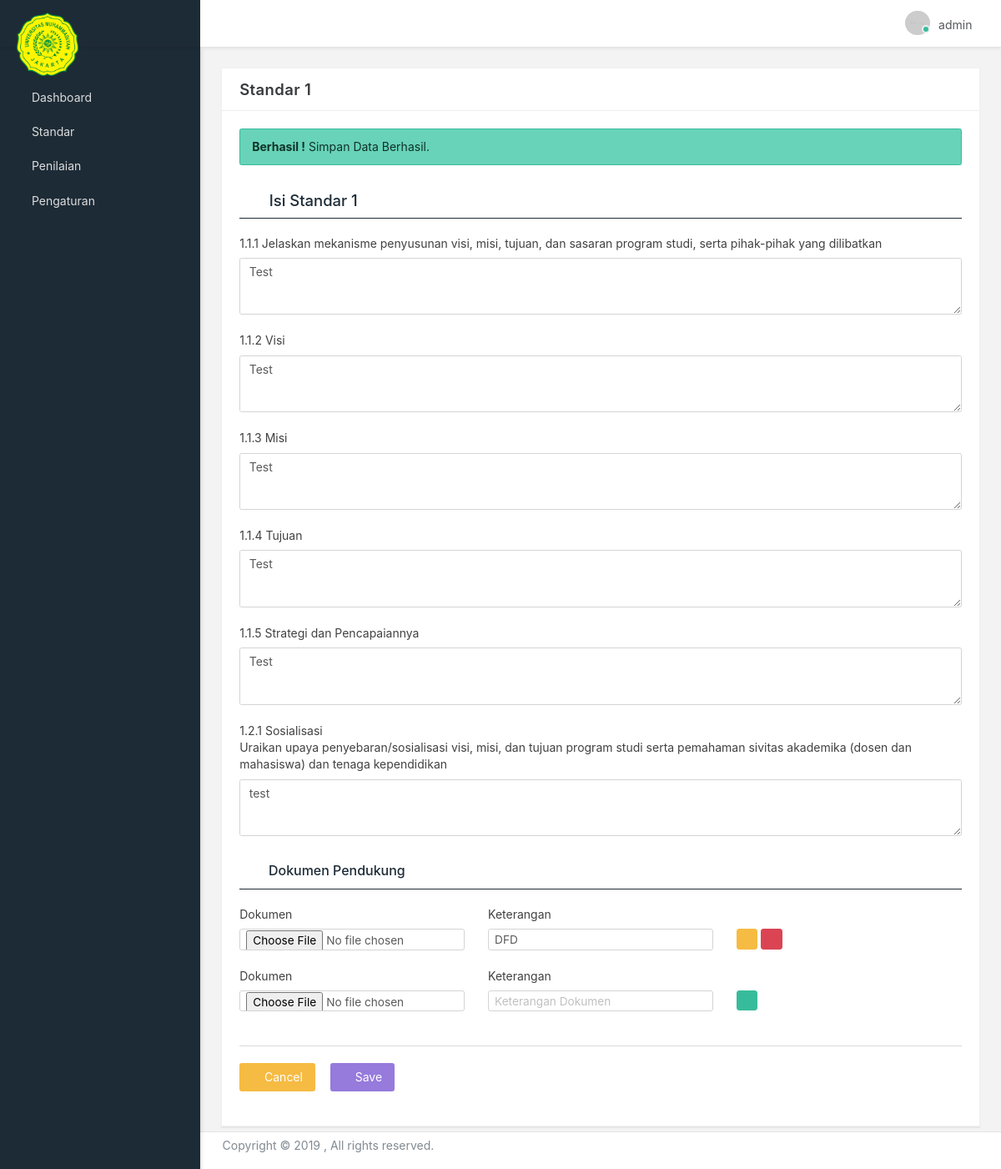
/index.php?page=isi_standar1&pesan=success (signed in), run on the app's committed database.
### tables this page shows
CREATE TABLE `standar1` (
  `id` int(11) NOT NULL AUTO_INCREMENT,
  `mekanisme_penyusunan` text,
  `visi` text,
  `misi` text,
  `tujuan` text,
  `strategi_pencapaian` text,
  `sosialisasi` text,
  PRIMARY KEY (`id`)
);

CREATE TABLE `dokumen_pendukung` (
  `id` int(11) NOT NULL AUTO_INCREMENT,
  `nama_dokumen` varchar(200) DEFAULT NULL,
  `path_dokumen` varchar(255) DEFAULT NULL,
  `id_standar` int(11) DEFAULT NULL,
  `keterangan` text,
  `created_at` timestamp NULL DEFAULT CURRENT_TIMESTAMP,
  PRIMARY KEY (`id`)
);

### view/standar/isi_standar1.php (the view, shortened to what this page needs)
<section id="basic-form-layouts">
	<div class="row match-height">
		<div class="col-md-12">
			<div class="card">
				<?php
				if ($_GET['page'] == 'isi_standar1') {
					$readonly = "";
					$judul = "Isi Standar 1";
				}else{
					$readonly = "readonly";
					$judul = "Lihat Standar 1";
				}
				$data = mysqli_query($koneksi, "SELECT * FROM standar1 LIMIT 1");
				$cek = mysqli_num_rows($data);
				if ($cek > 0) {
					$row = mysqli_fetch_assoc($data);
					$mekanisme_penyusunan = $row['mekanisme_penyusunan'];
					$visi = $row['visi'];
					$misi = $row['misi'];
					$tujuan = $row['tujuan'];
					$strategi_pencapaian = $row['strategi_pencapaian'];
					$sosialisasi = $row['sosialisasi'];
				}
				?>
				<div class="card-header">
					<h4 class="card-title" id="basic-layout-form">Standar 1</h4>
				</div>
				<div class="card-body collapse in">
					<div class="card-block">
						<div id="alertlog">
							<?php
	                        if(isset($_GET['pesan'])){
	                            if($_GET['pesan'] == "gagal"){ ?>
	                                <div class="alert alert-danger mb-2" role="alert">
	                                    <strong>Gagal !</strong> Simpan Data Gagal.
	                                </div>
	                            <?php }else if($_GET['pesan'] == "success"){ ?>
	                                <div class="alert alert-success mb-2" role="alert">
	                                    <strong>Berhasil !</strong> Simpan Data Berhasil.
	                                </div>
	                            <?php }
	                        }
	                        ?>
						</div>
						<div class="controls">
							<form class="form" method="post" action="action/simpan_standar1.php" enctype="multipart/form-data">
								<div class="form-body">
									<h4 class="form-section"><i class="icon-clipboard4"></i> <?php echo $judul; ?></h4>
									<div class="form-group">
										<label for="companyName">1.1.1 Jelaskan mekanisme penyusunan visi, misi, tujuan, dan sasaran program studi, serta pihak-pihak yang dilibatkan</label>
										<textarea id="projectinput8" rows="3" class="form-control" name="mekanisme_penyusunan" placeholder="Jelaskan mekanisme penyusunan visi, misi, tujuan, dan sasaran program studi, serta pihak-pihak yang dilibatkan" <?php echo $readonly ?>><?php echo $mekanisme_penyusunan; ?></textarea>
									</div>
									<div class="form-group">
										<label for="projectinput8">1.1.2 Visi</label>
										<textarea id="projectinput8" rows="3" class="form-control" name="visi" placeholder="Visi" <?php echo $readonly ?>><?php echo $visi; ?></textarea>
									</div>
									<div class="form-group">
										<label for="projectinput8">1.1.3 Misi</label>
										<textarea id="projectinput8" rows="3" class="form-control" name="misi" placeholder="Misi" <?php echo $readonly ?>><?php echo $misi; ?></textarea>
									</div>
									<div class="form-group">
										<label for="projectinput8">1.1.4 Tujuan</label>
										<textarea id="projectinput8" rows="3" class="form-control" name="tujuan" placeholder="Tujuan" <?php echo $readonly ?>><?php echo $tujuan; ?></textarea>
									</div>
									<div class="form-group">
										<label for="projectinput8">1.1.5 Strategi dan Pencapaiannya</label>
										<textarea id="projectinput8" rows="3" class="form-control" name="strategi_pencapaian" placeholder="Strategi dan Pencapaiannya" <?php echo $readonly ?>><?php echo $strategi_pencapaian; ?></textarea>
									</div>
									<div class="form-group">
										<label for="projectinput8">
											1.2.1 Sosialisasi <br>
											Uraikan upaya penyebaran/sosialisasi visi, misi, dan tujuan program studi serta pemahaman sivitas akademika (dosen dan mahasiswa) dan tenaga kependidikan
										</label>
										<textarea id="projectinput8" rows="3" class="form-control" name="sosialisasi" placeholder="Uraikan upaya penyebaran/sosialisasi visi, misi, dan tujuan program studi serta pemahaman sivitas akademika (dosen dan mahasiswa) dan tenaga kependidikan" <?php echo $readonly ?>><?php echo $sosialisasi; ?></textarea>
									</div>
									<h5 class="form-section"><i class="icon-clipboard4"></i> Dokumen Pendukung</h5>
									<?php
									$query_dokumen = "SELECT * FROM dokumen_pendukung WHERE id_standar = 1";
		                        	$data = mysqli_query($koneksi, $query_dokumen);
		                        	$count_data = mysqli_num_rows($data);
									?>
										<?php if ($_GET['page'] == 'isi_standar1') {
											?>
											<div class="div_upload">
												<?php if ($count_data > 0) {
													while ($row = mysqli_fetch_array($data))
													{ ?>
														<div class="row content_upload">
															<div class="col-md-4">
																<div class="form-group">
																	<label for="projectinput1">Dokumen</label>
																	<input type="file" class="form-control input-sm" name="dokumenu[]">
																</div>
															</div>
															<div class="col-md-4">
																<div class="form-group">
																	<label for="projectinput2">Keterangan</label>
																	<input type="text" id="projectinput2" class="form-control input-sm" placeholder="Keterangan Dokumen" name="keteranganu[]" value="<?php echo $row['keterangan'] ?>">
																</div>
															</div>
															<div class="col-md-4">
																<div class="form-group">
																	<label for="projectinput2">&nbsp;</label><br>
																	<a href="<?php echo $row['path_dokumen'] ?>" target="_blank">
																		<span class="btn btn-warning btn-sm"><i class="icon-android-download"></i></span>
																	</a>
																	<a onclick="hapus_dokumen(<?php echo $row['id'] ?>)">
																		<span class="btn btn-danger btn-sm remove_button"><i class="icon-minus3"></i></span>
																	</a>
																</div>
															</div>
														</div>
													<?php }
												} ?>
												<div class="row content_upload">
													<div class="col-md-4">
														<div class="form-group">
															<label for="projectinput1">Dokumen</label>
															<input type="file" class="form-control input-sm" name="dokumen[]">
														</div>
													</div>
													<div class="col-md-4">
														<div class="form-group">
															<label for="projectinput2">Keterangan</label>
															<input type="text" id="projectinput2" class="form-control input-sm" placeholder="Keterangan Dokumen" name="keterangan[]">
														</div>
													</div>
													<div class="col-md-4">
														<div class="form-group">
															<label for="projectinput2">&nbsp;</label><br>
															<span class="btn btn-success btn-sm add_button"><i class="icon-plus3"></i></span>
														</div>
													</div>
												</div>
											</div>
										<?php } ?>
								</div>
								<div class="form-actions">
									<a href="index.php?page=standar1">
										<button type="button" class="btn btn-warning mr-1">
											<i class="icon-cross2"></i> Cancel
										</button>
									</a>
									<?php if ($_GET['page'] == 'isi_standar1') { ?>
										<button type="submit" class="btn btn-primary">
											<i class="icon-check2"></i> Save
										</button>
									<?php } ?>
								</div>
							</form>
						</div>
					</div>
				</div>
			</div>
		</div>
	</div>
</section>

### app-assets/css/app.css (style rules this page uses)
@media (max-width: 1366px) { html { font-size: 14px; } }
html { height: 100%; }
html body { height: 100%; background-color: #F3F3F3; direction: ltr; }
html body.fixed-navbar { padding-top: 4rem; }
@media screen and (min-width: 0px) { body:after { content: "xs - min-width: 0px"; } }
@media screen and (min-width: 544px) { body:after { content: "sm - min-width: 544px"; } }
@media screen and (min-width: 768px) { body:after { content: "md - min-width: 768px"; } }
@media screen and (min-width: 992px) { body:after { content: "lg - min-width: 992px"; } }
@media screen and (min-width: 1200px) { body:after { content: "xl - min-width: 1200px"; } }
body:after { display: none; }
select.form-control:not([size]):not([multiple]).input-sm, input.form-control.input-sm { height: 1.8125rem; padding: 0.075rem 0.5rem; font-size: 0.975rem; line-height: 1.45; border-radius: 0.21rem; }

### data on the page
standar1: mekanisme_penyusunan "Test", visi "Test", misi "Test", tujuan "Test", strategi_pencapaian "Test", sosialisasi "test"
dokumen_pendukung: keterangan "DFD"

### other printed values
$_SESSION['username'] "admin"
$judul "Isi Standar 1"
